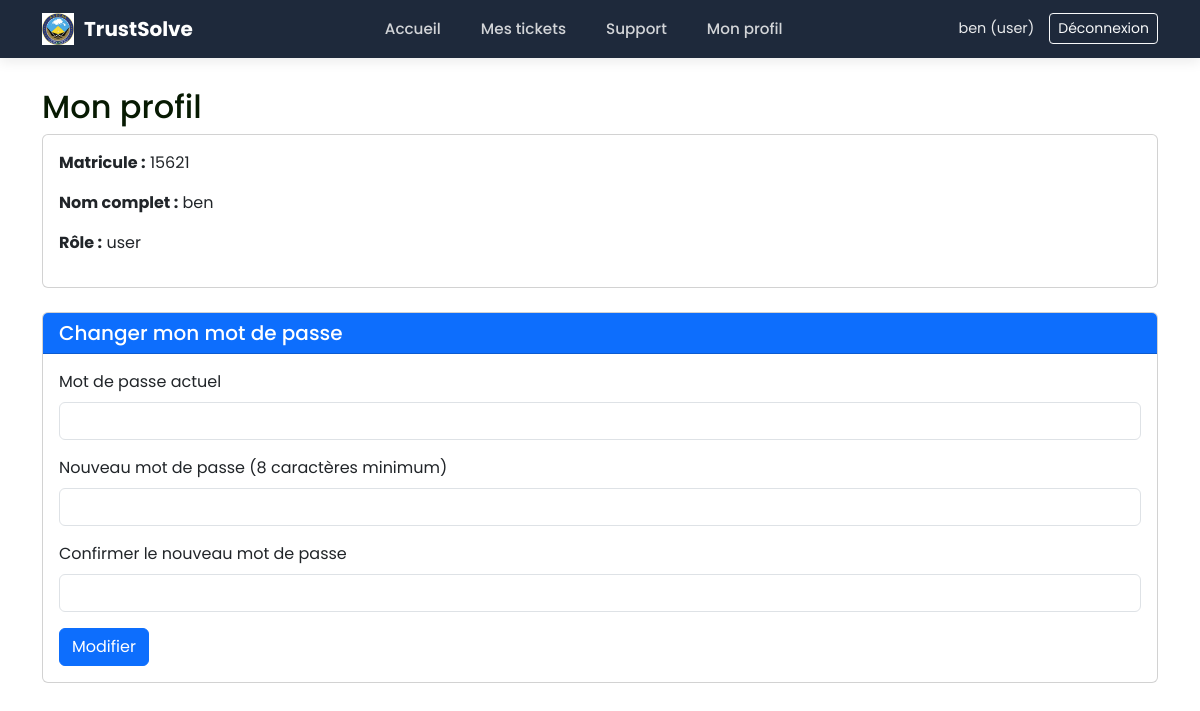
The app's page /profil (signed in) with its own data.
### tables this page shows
CREATE TABLE users (
            id INTEGER PRIMARY KEY AUTOINCREMENT,
            matricule TEXT UNIQUE NOT NULL,
            full_name TEXT NOT NULL,
            password TEXT NOT NULL,
            role TEXT NOT NULL DEFAULT 'user',
            must_change_password INTEGER DEFAULT 1
        );

### app.py (the view)
    def wrapper(*args, **kwargs):
        if 'user_id' not in session:
            return redirect(url_for('login'))
        return f(*args, **kwargs)

### app.py (called while the page is built, shortened)
def login_required(f):
    def wrapper(*args, **kwargs):
        if 'user_id' not in session:
            return redirect(url_for('login'))
        return f(*args, **kwargs)
    wrapper.__name__ = f.__name__
    return wrapper

@app.route("/profil", methods=["GET", "POST"])
@login_required
def profil():
    user = get_user_by_id(session['user_id'])
    return render_template('profil.html', user=user)

### database.py (called while the page is built)
def get_user_by_id(user_id):
    conn = sqlite3.connect(DB_NAME)
    c = conn.cursor()
    c.execute('SELECT id, matricule, full_name, password, role FROM users WHERE id = ?', (user_id,))
    user = c.fetchone()
    conn.close()
    return user

### templates/profil.html (shortened to what this page needs)
{% extends "base.html" %}
{% block content %}
<h2>Mon profil</h2>
<div class="card mb-4">
    <div class="card-body">
        <p><strong>Matricule :</strong> {{ user[1] }}</p>
        <p><strong>Nom complet :</strong> {{ user[2] }}</p>
        <p><strong>Rôle :</strong> {{ user[4] }}</p>
    </div>
</div>
<div class="card">
    <div class="card-header bg-primary text-white">
        <h5 class="mb-0">Changer mon mot de passe</h5>
    </div>
    <div class="card-body">
        <form method="post">
            <div class="mb-3">
                <label class="form-label">Mot de passe actuel</label>
                <input type="password" name="current_password" class="form-control" required>
            </div>
            <div class="mb-3">
                <label class="form-label">Nouveau mot de passe (8 caractères minimum)</label>
                <input type="password" name="new_password" class="form-control" required minlength="8">
            </div>
            <div class="mb-3">
                <label class="form-label">Confirmer le nouveau mot de passe</label>
                <input type="password" name="confirm_password" class="form-control" required minlength="8">
            </div>
            <button type="submit" class="btn btn-primary">Modifier</button>
        </form>
    </div>
</div>
{% endblock %}

### templates/base.html (shortened to what this page needs)
<!DOCTYPE html>
<html lang="fr">
<head>
    <link rel="stylesheet" href="{{ url_for('static', filename='dashboard.css') }}">
    <link rel="stylesheet" href="https://cdn.jsdelivr.net/npm/bootstrap@5.3.0/dist/css/bootstrap.min.css">
    <link rel="stylesheet" href="{{ url_for('static', filename='auth.css') }}">
</head>
<body>
    {% if session.get('user_id') %}
    <nav class="navbar">
        <div class="navbar-container container">
            <a class="navbar-brand" href="
                {% if session['role'] == 'admin' %}/admin
                {% elif session['role'] == 'tech' %}/technicien
                {% else %}/{% endif %}
            ">
                <img src="../static/image/asecna.png" alt="asecna" class="navbar-logo">
                <span>TrustSolve</span>
            </a>
            <ul class="navbar-nav">
                {% if session['role'] == 'admin' %}
                <li class="nav-item"><a href="/admin" class="nav-link">Tableau de bord</a></li>
                <li class="nav-item"><a href="/admin/codes" class="nav-link">Codes d'invitation</a></li>
                <li class="nav-item"><a href="/admin/utilisateurs" class="nav-link">Utilisateurs</a></li>
                <li class="nav-item"><a href="/admin/contacts" class="nav-link">Contacts support</a></li>
                <li class="nav-item"><a href="/admin/matricules" class="nav-link">Matricules</a></li>
                {% elif session['role'] == 'tech' %}
                <li class="nav-item"><a href="/technicien" class="nav-link">Tickets</a></li>
                <li class="nav-item"><a href="/tech/diagnostics" class="nav-link">Tests diagnostic</a></li>
                <li class="nav-item"><a href="/support" class="nav-link">Support</a></li>
                {% else %}
                <li class="nav-item"><a href="/" class="nav-link">Accueil</a></li>
                <li class="nav-item"><a href="/mes_tickets" class="nav-link">Mes tickets</a></li>
                <li class="nav-item"><a href="/support" class="nav-link">Support</a></li>
                <li class="nav-item"><a href="/profil" class="nav-link">Mon profil</a></li>
                {% endif %}
            </ul>
            <div class="navbar-user">
                <span class="navbar-text">{{ session['full_name'] }} ({{ session['role'] }})</span>
                <a href="/logout" class="btn btn-outline-light btn-sm">Déconnexion</a>
            </div>
        </div>
    </nav>
    {% endif %}
    <div class="container">
        {% block content %}{% endblock %}
    </div>
</body>
</html>

### static/dashboard.css (style rules this page uses)
body:not(:has(.auth-wrapper)) { font-family: 'Inter', sans-serif; background-color: #f8fafc; color: #071a02; }
.navbar { background-color: #1e293b !important; box-shadow: 0 4px 12px rgba(0, 0, 0, 0.08); padding: 12px 0; margin-bottom: 30px; }
.navbar .container, .navbar-container { display: flex !important; align-items: center !important; justify-content: space-between !important; width: 100%; }
.navbar-brand { display: flex !important; align-items: center !important; gap: 10px; text-decoration: none; font-weight: 700; color: #ffffff !important; margin-right: 20px; }
.navbar-logo { height: 32px; width: auto; object-fit: contain; }
.navbar-nav { display: flex !important; flex-direction: row !important; align-items: center !important; list-style: none !important; margin: 0 !important; padding: 0 !important; gap: 20px !important; }
.navbar-nav .nav-item { margin: 0 !important; }
.navbar-nav .nav-link { color: rgba(255, 255, 255, 0.8) !important; text-decoration: none !important; font-weight: 500; font-size: 0.95rem; padding: 6px 10px !important; transition: color 0.2s ease; }
.navbar-user { display: flex !important; align-items: center !important; gap: 15px; }
.navbar-text { color: rgba(255, 255, 255, 0.9) !important; font-size: 0.9rem; }

### static/auth.css (style rules this page uses)
body { font-family: 'Poppins', sans-serif !important; min-height: 100vh; margin: 0; background: url('/static/image/AIGE.png') no-repeat center center/cover fixed !important; }

### records on screen
users: full_name "ben", role "user", matricule "15621"
